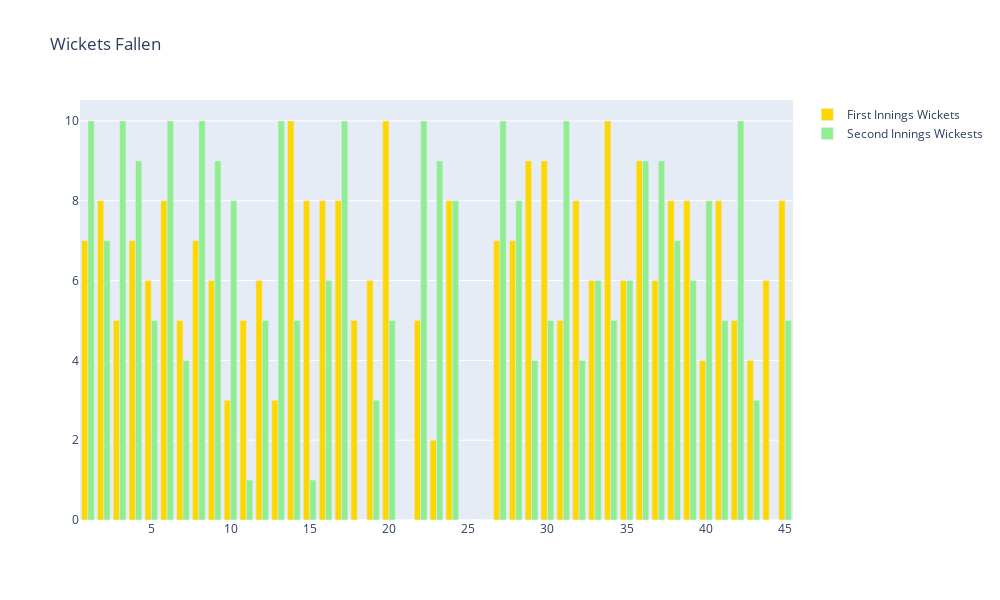

This figure's notebook cell:
### Markdown cell above
In More than __50%__ Matches captains has choosen to __Bat__ after winning Toss

### Code cell
fig=go.Figure()
fig.add_trace(go.Bar(y=T20_df['Wkts_in_first_innings'],x=T20_df['Match_id'],
                     marker_color='gold',name='First Innings Wickets'))
fig.add_trace(go.Bar(y=T20_df['Wkts_in_second_innings'],x=T20_df['Match_id'],
                     marker_color='lightgreen',name='Second Innings Wickests'))
fig.update_layout(height=600, width=1000,barmode='group',title='Wickets Fallen')
fig.show()

### Figure 1 — Plotly figure (JSON) as saved in the notebook; plotly's stock layout.template omitted (floating-point values rounded to 4 significant figures)
{"data": [{"marker": {"color": "gold"}, "name": "First Innings Wickets", "type": "bar", "x": [1, 2, 3, 4, 5, 6, 7, 8, 9, 10, 11, 12, 13, 14, 15, 16, 17, 18, 19, 20, 21, 22, 23, 24, 25, 26, 27, 28, 29, 30, 31, 32, 33, 34, 35, 36, 37, 38, 39, 40, 41, 42, 43, 44, 45], "y": [7, 8, 5, 7, 6, 8, 5, 7, 6, 3, 5, 6, 3, 10, 8, 8, 8, 5, 6, 10, 0, 5, 2, 8, 0, 0, 7, 7, 9, 9, 5, 8, 6, 10, 6, 9, 6, 8, 8, 4, 8, 5, 4, 6, 8]}, {"marker": {"color": "lightgreen"}, "name": "Second Innings Wickests", "type": "bar", "x": [1, 2, 3, 4, 5, 6, 7, 8, 9, 10, 11, 12, 13, 14, 15, 16, 17, 18, 19, 20, 21, 22, 23, 24, 25, 26, 27, 28, 29, 30, 31, 32, 33, 34, 35, 36, 37, 38, 39, 40, 41, 42, 43, 44, 45], "y": [10, 7, 10, 9, 5, 10, 4, 10, 9, 8, 1, 5, 10, 5, 1, 6, 10, 0, 3, 5, 0, 10, 9, 8, 0, 0, 10, 8, 4, 5, 10, 4, 6, 5, 6, 9, 9, 7, 6, 8, 5, 10, 3, 0, 5]}], "layout": {"barmode": "group", "height": 600, "title": {"text": "Wickets Fallen"}, "width": 1000}}
